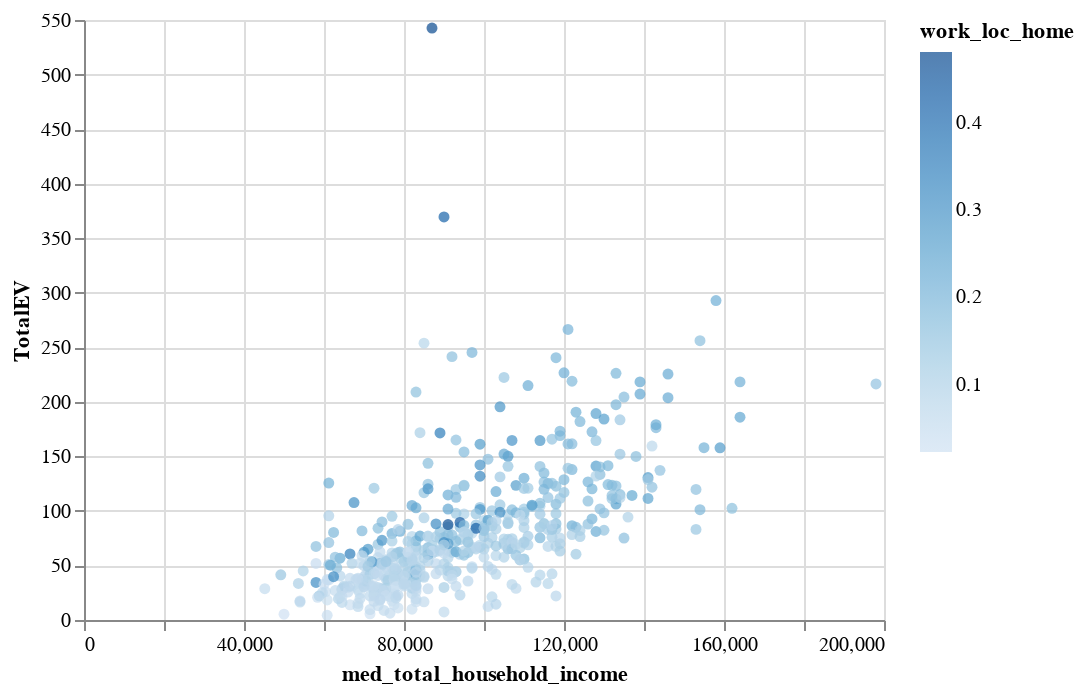

Notebook code cell kept with this figure:
### Markdown cell above
The above graph is a scatter plot with TotalEV on the x-axis and income_30k on the y-axis. The color of each point represents the med_fulltime_income.

The graph shows that there is a positive correlation between TotalEV and income_30k. This means that as TotalEV increases, income_30k also tends to increase.

The graph also shows that there is a positive correlation between TotalEV and med_fulltime_income. This means that as TotalEV increases, med_fulltime_income also tends to increase.

The color of the points shows that there is a wide range of med_fulltime_income for each value of TotalEV and income_30k. This means that there is a lot of variation in the med_fulltime_income for people with the same TotalEV and income_30k.

### Code cell
import altair as alt
chart = alt.Chart(df).mark_circle().encode(
    x='med_total_household_income',
    y='TotalEV',
    color='work_loc_home',
    tooltip=['FSA', 'med_total_household_income', 'TotalEV']
).interactive()
chart

### Figure 1 — Vega-Lite specification as saved in the notebook (floating-point values rounded to 4 significant figures; data arrays with more than 128 entries replaced by an {"elided": "..."} marker saying what was removed)
{"config": {"view": {"continuousWidth": 400, "continuousHeight": 300}}, "data": {"name": "data-d2b7b578562d0b62e6c0b98728c027cb"}, "mark": "circle", "encoding": {"color": {"field": "work_loc_home", "type": "quantitative"}, "tooltip": [{"field": "FSA", "type": "nominal"}, {"field": "med_total_household_income", "type": "quantitative"}, {"field": "TotalEV", "type": "quantitative"}], "x": {"field": "med_total_household_income", "type": "quantitative"}, "y": {"field": "TotalEV", "type": "quantitative"}}, "selection": {"selector009": {"type": "interval", "bind": "scales", "encodings": ["x", "y"]}}, "$schema": "https://vega.github.io/schema/vega-lite/v4.17.0.json", "datasets": {"data-d2b7b578562d0b62e6c0b98728c027cb": {"elided": "515 records"}}}
